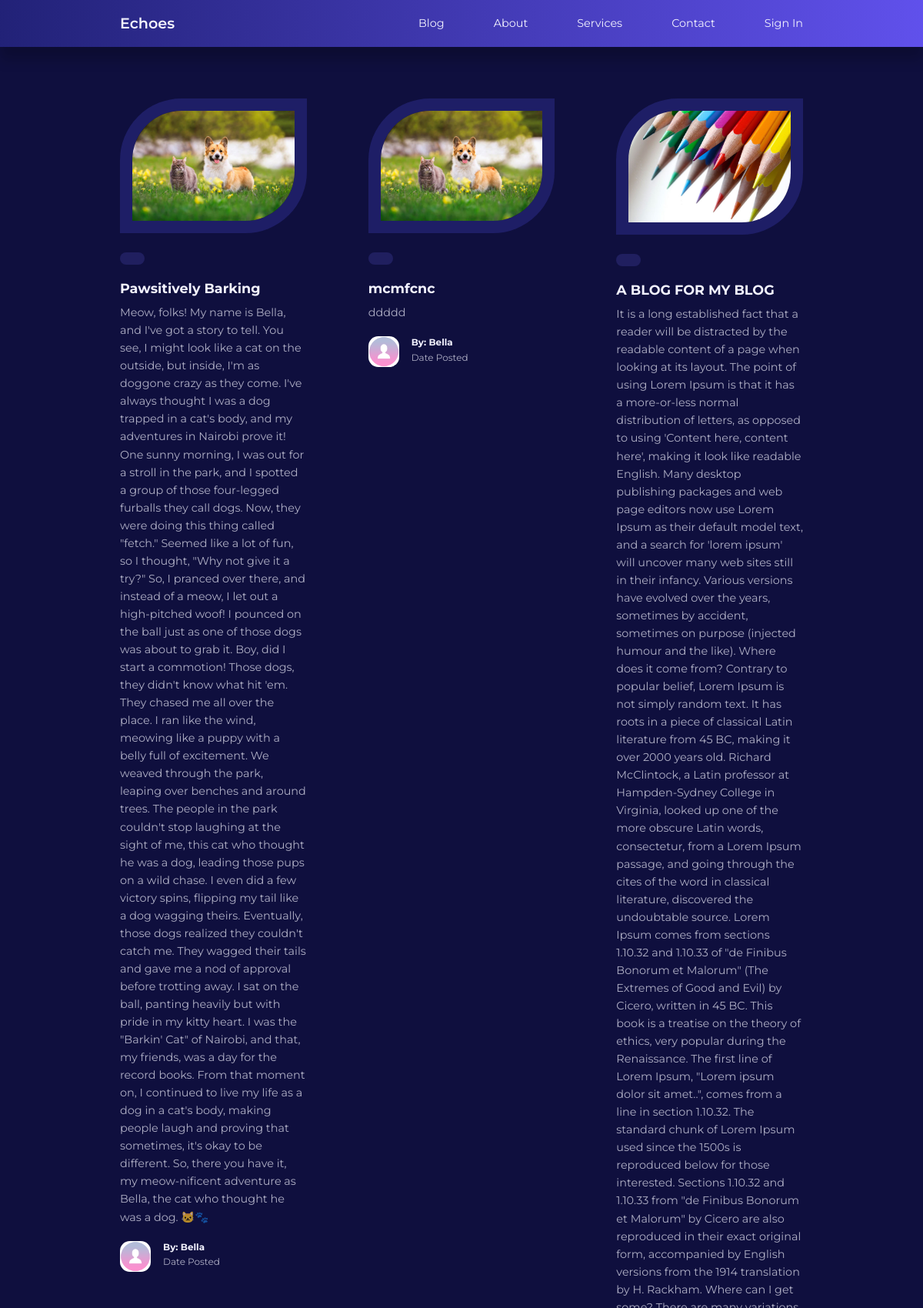
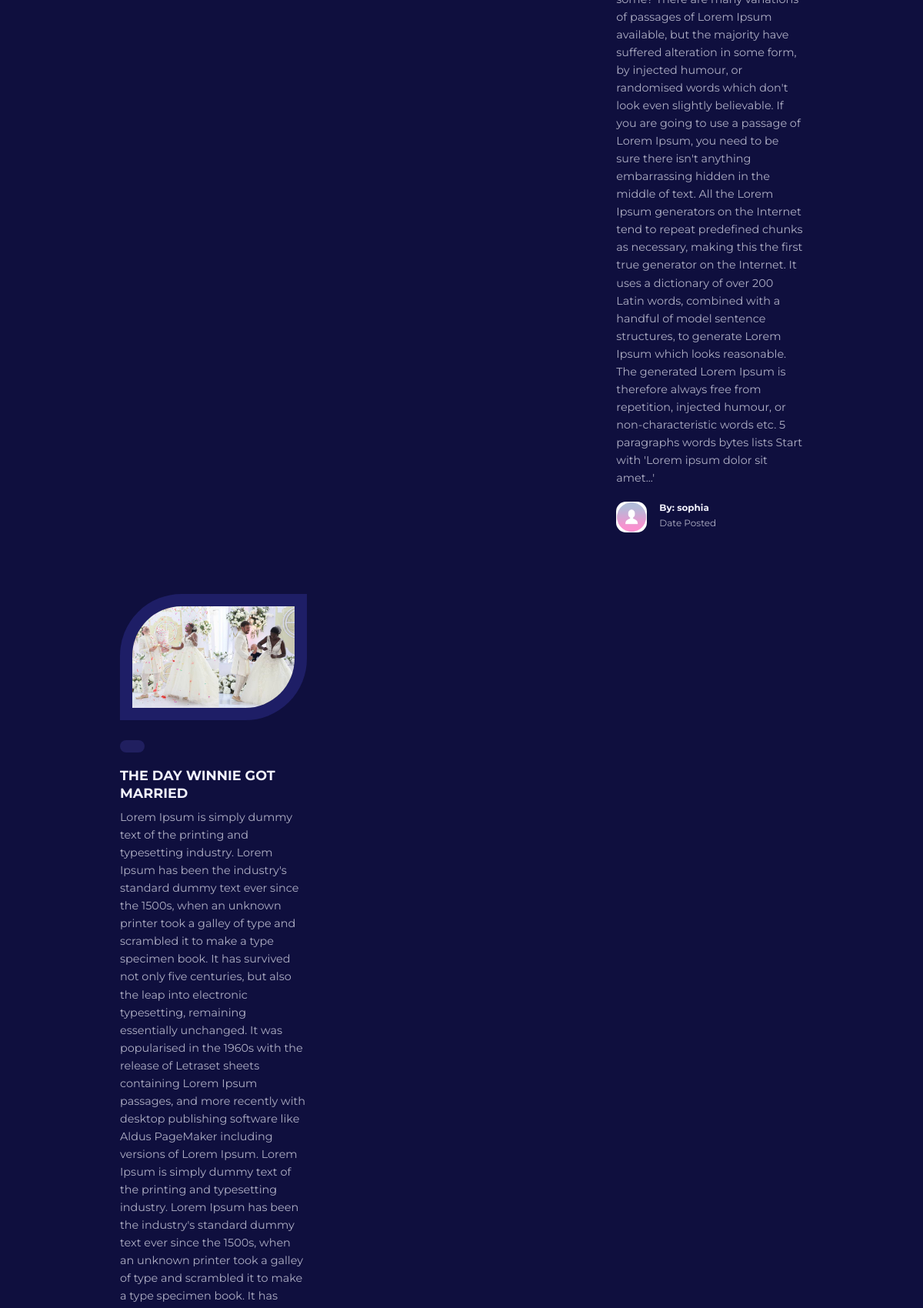
/index (upper part), run on the app's committed database (2 pictures, top to bottom).
### app/models.py (models this page shows, shortened)
class Post(db.Model):
    id = db.Column(db.Integer, primary_key=True)
    title = db.Column(db.String(120))
    content = db.Column(db.Text)
    image = db.Column(db.String(120), nullable=True)
    timestamp = db.Column(db.DateTime, index=True, default=datetime.utcnow)
    user_id = db.Column(db.Integer, db.ForeignKey('user.id'))

class User(UserMixin, db.Model):
    id = db.Column(db.Integer, primary_key=True)
    username = db.Column(db.String(100), index=True, unique=True)
    email = db.Column(db.String(120), index=True, unique=True)
    password_hash = db.Column(db.String(128))
    role = db.Column(db.String(3))
    picture = db.Column(db.String(120), nullable=True)
    posts = db.relationship('Post', backref='author', lazy='dynamic')
    about_me = db.Column(db.String(140))
    last_seen = db.Column(db.DateTime, default=datetime.utcnow)
    followed = db.relationship(
        'User', secondary=followers,
        primaryjoin=(followers.c.follower_id == id),
        secondaryjoin=(followers.c.followed_id == id),
        backref=db.backref('followers', lazy='dynamic'), lazy='dynamic'
    )

### app/routes.py (the view)
@app.route('/', methods=['GET', 'POST'])
@app.route('/index')
def index():
    title = 'Implicit Declarations'
    posts = Post.query.all()
    return render_template('index.html', title=title, posts=posts)

### app/routes.py (called while the page is built)
@app.before_request
def before_request():
    if current_user.is_authenticated:
        current_user.last_seen = datetime.utcnow()
        db.session.commit()

### app/templates/index.html (shortened to what this page needs)
{% extends "base.html" %}
{% block content %}
 <section class="posts">
    <div class="container posts__container">
         {% for post in posts %}
        <article class="post">
            <div class="post__thumbnail">
                {% if post.image %}
                <img src="{{ url_for('static', filename='images/' + post.image) }}" alt="Post Image">
                {% else %}
                <img src="{{ url_for('static', filename='/images/blog18.jpg') }}" alt="Default Image">
                {% endif %}
            </div>
            <div class="post__info">
                    <a href="category-posts.html" class="category__button">{{ category }}</a>
                    <h3 class="post__title">{{ post.title }}</h3>
                    <p class="post__body">{{ post.content }}</p>
                    <div class="post__author">
                        <div class="post__author-avator">
                            {% if current_user.is_authenticated %}
                            <img src="{{ url_for('static', filename='images/' + post.author.picture) }}" alt="">
                            {% else %}
                            <img src="{{ url_for('static', filename='/images/default_profile_pc.png') }}" alt="Default Image">
                            {% endif %}
                        </div>
                        <div class="post__author-info">
                            <a href="{{ url_for('profile', username=post.author.username) }}">
                            <h5>By: {{post.author.username }}</h5></a>
                            <small>Date Posted {{ post.date_posted }}</small>
                        </div>
                    </div>
                </div>
        </article>
        {% endfor %}
    </div>
</section>
{%endblock %}

### app/static/styles/styles.css (style rules this page uses)
:root { --color-primary: #6f6af8; --color-primary-light: hsl(242, 91%, 69%, 18%); --color-primary-variant: #5854c7; --color-red: #da0f3f; --color-red-light: hsl(346, 87%, 46%, 15%); --color-green: #00c476; --color-green-light: hsl(156, 100%, 38%, 15%); --color-gray-900: #1e1e66; --color-gray-700: #2d2b7c; --color-gray-300: rgba(242, 242, 254, 0.3); --color-gray-200: rgba(242, 242, 254, 0.7); --color-white: #f2f2fe; --color-bg: #0f0f3e; --transition: all 300ms ease; --container-width-lg: 74%; --container-width-md: 88%; --form-width: 40%; --card-border-radius-1: 0.3rem; --card-border-radius-2: 0.5rem; --card-border-radius-3: 0.8rem; --card-border-radius-4: 2rem; --card-border-radius-5: 5rem; }
* { box-sizing: border-box; margin: 0; padding: 0; outline: 0; border: 0; appearance: 0; list-style: none; text-decoration: none; }
body { font-family: 'Montserrat', sans-serif; line-height: 1.6; color: var(--color-gray-200); overflow-x: hidden; background: var(--color-bg); font-size: 0.9rem; }
.container { width: var(--container-width-lg); max-width: 1800px; margin-inline: auto; }
section { margin-top: 3rem; width: 100vw; }
h1, h2, h3, h4, h5 { color: var(--color-white); line-height: 1.3; }
h3 { font-size: 1.1rem; margin: 0.8rem 0 0.5rem; }
a { color: var(--color-white); transition: var(--transition); }
img { display: block; width: 100%; object-fit: cover; }
.category__button { background: var(--color-primary-light); color: var(--color-primary); display: inline-block; padding: 0.5rem 1rem; border-radius: var(--card-border-radius-2); font-weight: 600; font-size: 0.8rem; text-align: center; }
.post__thumbnail { border-radius: var(--card-border-radius-5) 0; border: 1rem solid var(--color-gray-900); overflow: hidden; margin-bottom: 1.6rem; }
.post__author { display: flex; gap: 1rem; margin-top: 1.2rem; }
.post__author-avator { width: 2.5rem; height: 2.5rem; border-radius: var(--card-border-radius-3); overflow: hidden; }
.posts__container { display: grid; grid-template-columns: repeat(3, 1fr); gap: 5rem; margin-bottom: 5rem; margin-top: 8rem; }

### data on the page
Post: image (picture), title "Pawsitively Barking", content "Meow, folks! My name is Bella, and I've got a story to tell. You see, I might look like a cat on the outside, but inside, I'm as doggone crazy as they come. I've always thought I was a dog trapped in a cat's body, and my adventures in Nairobi prove it! One sunny morning, I was out for a stroll in the park, and I spotted a group of those four-legged furballs they call dogs. Now, they were doing this thing called \"fetch.\" Seemed like a lot of fun, so I thought, \"Why not give it a try?\" So, I pranced over there, and instead of a meow, I let out a high-pitched woof! I pounced on the ball just as one of those dogs was about to grab it. Boy, did I start a commotion! Those dogs, they didn't know…", author.username "Bella"
Post: image (picture), title "mcmfcnc", content "ddddd", author.username "Bella"
Post: image (picture), title "A BLOG FOR MY BLOG", content "It is a long established fact that a reader will be distracted by the readable content of a page when looking at its layout. The point of using Lorem Ipsum is that it has a more-or-less normal distribution of letters, as opposed to using 'Content here, content here', making it look like readable English. Many desktop publishing packages and web page editors now use Lorem Ipsum as their default model text, and a search for 'lorem ipsum' will uncover many web sites still in their infancy. Various versions have evolved over the years, sometimes by accident, sometimes on purpose (injected humour and the like). Where does it come from? Contrary to popular belief, Lorem Ipsum is not simply random…", author.username "sophia"
Post: image (picture), title "THE DAY WINNIE GOT MARRIED"
